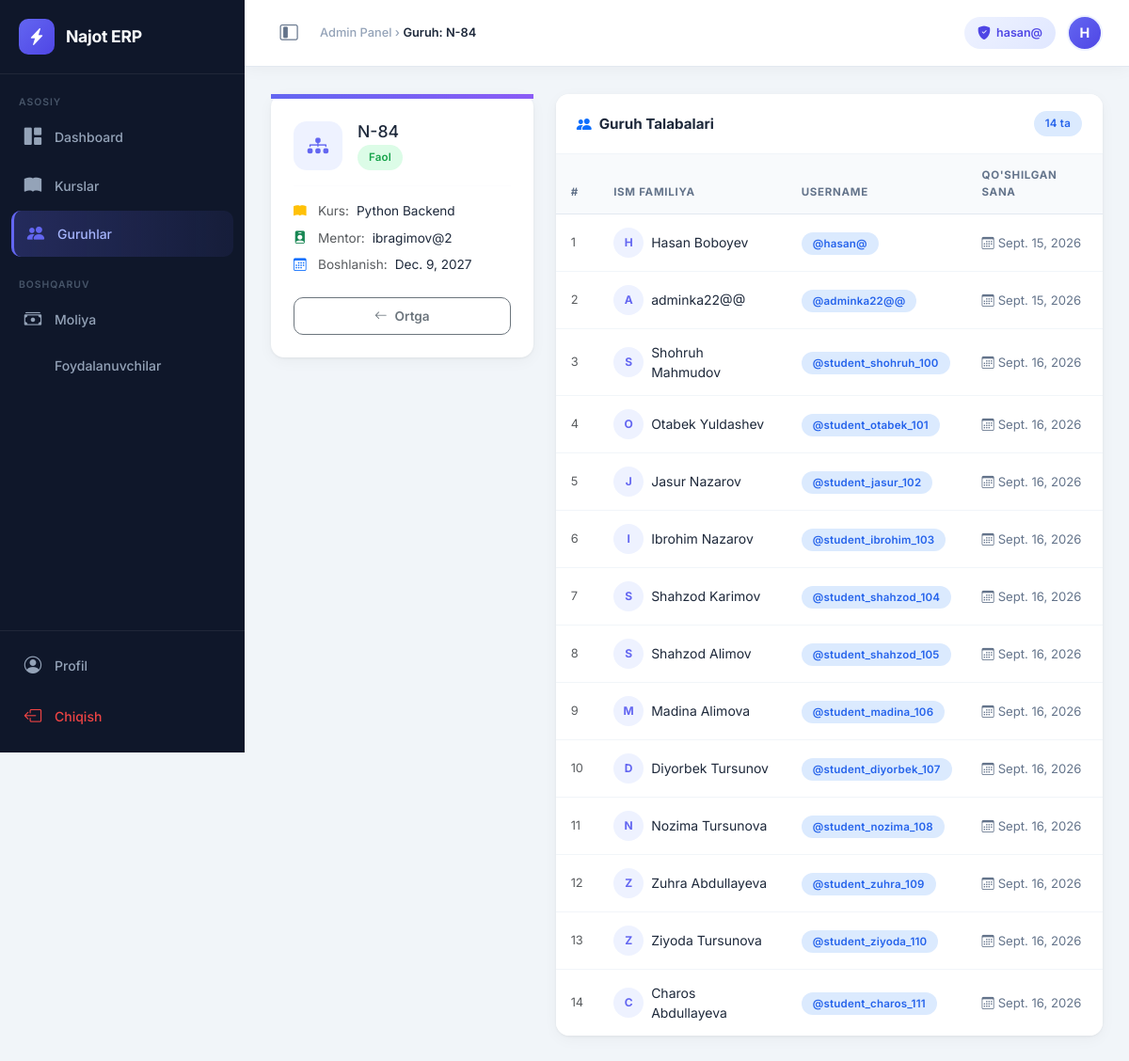
Page /courses/groups/1/ (signed in) on the committed database.
### courses/models.py (models this page shows, shortened)
class Group(models.Model):
    name = models.CharField(max_length=50, verbose_name="Guruh nomi")
    course = models.ForeignKey(
        Course,
        on_delete=models.CASCADE,
        related_name='groups',
        verbose_name="Kurs"
    )
    mentor = models.ForeignKey(
        settings.AUTH_USER_MODEL,
        on_delete=models.SET_NULL,
        null=True,
        blank=True,
        related_name='mentor_groups',
        limit_choices_to={'role': 'MENTOR'},
        verbose_name="Mentor"
    )
    start_date = models.DateField(verbose_name="Boshlanish sanasi")
    is_active = models.BooleanField(default=True, verbose_name="Faolmi?")

class Course(models.Model):
    name = models.CharField(max_length=100, verbose_name="Kurs nomi")
    description = models.TextField(blank=True, null=True, verbose_name="Tavsif")
    price = models.DecimalField(max_digits=10, decimal_places=2, verbose_name="Narxi (so'm)")
    duration_months = models.PositiveIntegerField(default=1, verbose_name="Davomiyligi (oy)")

class GroupStudent(models.Model):
    group = models.ForeignKey(
        Group,
        on_delete=models.CASCADE,
        related_name='students',
        verbose_name="Guruh"
    )
    student = models.ForeignKey(
        settings.AUTH_USER_MODEL,
        on_delete=models.CASCADE,
        related_name='enrolled_groups',
        limit_choices_to={'role': 'STUDENT'},
        verbose_name="Talaba"
    )
    joined_at = models.DateField(auto_now_add=True, verbose_name="Qo'shilgan sanasi")
    class Meta:
        unique_together = ('group', 'student')

### users/models.py (models this page shows, shortened)
class User(AbstractUser):
    ROLE_CHOICES = (
        ('ADMIN', 'Admin'),
        ('MENTOR', 'Mentor'),
        ('STUDENT', 'Student'),
    )
    role = models.CharField(max_length=10, choices=ROLE_CHOICES, default='STUDENT')
    phone = models.CharField(max_length=15, blank=True, null=True)  # Telefon maydoni
    avatar = models.ImageField(upload_to='avatars/', blank=True, null=True)  # Profil rasmi
    objects = CustomUserManager()  # Manager'ni shu yerga ulaymiz
    @property
    def is_admin(self):
        return self.role == 'ADMIN' or self.is_superuser
    @property
    def is_mentor(self):
        return self.role == 'MENTOR'

### courses/views.py (the view, shortened to what this page needs)
# urls.py: path('groups/<int:pk>/', GroupDetailView.as_view(), name='group_detail'),
class GroupDetailView(LoginRequiredMixin, View):
    def get(self, request, pk):
        group = get_object_or_404(Group, pk=pk)
        students = GroupStudent.objects.filter(group=group)
        form = GroupStudentForm()
        return render(request, 'courses/group_detail.html', {
            'group': group,
            'students': students,
            'form': form
        })

### templates/courses/group_detail.html (shortened to what this page needs)
{% extends 'base_admin.html' %}
{% block page_title %}Guruh: {{ group.name }}{% endblock %}
{% block nav_groups %}active{% endblock %}
{% block content %}
<div class="row g-4">
    <div class="col-lg-4">
        <div class="card mb-3">
            <div style="height:5px; background:linear-gradient(90deg,#6366f1,#8b5cf6);"></div>
            <div class="card-body p-4">
                <div class="d-flex align-items-center gap-3 mb-3">
                    <div style="width:52px;height:52px;background:#eef2ff;border-radius:14px;
                                display:flex;align-items:center;justify-content:center; flex-shrink:0;">
                        <i class="bi bi-diagram-3-fill" style="font-size:1.4rem; color:#6366f1;"></i>
                    </div>
                    <div>
                        <h4 class="fw-800 mb-0" style="font-size:1.1rem; color:#1e293b;">{{ group.name }}</h4>
                        {% if group.is_active %}
                            <span class="badge-pill badge-active mt-1 d-inline-block">Faol</span>
                        {% else %}
                            <span class="badge-pill badge-inactive mt-1 d-inline-block">Yopilgan</span>
                        {% endif %}
                    </div>
                </div>
                <hr style="border-color:#f1f5f9;">
                <div class="d-flex flex-column gap-2">
                    <div class="d-flex align-items-center gap-2" style="font-size:.85rem;">
                        <i class="bi bi-book-fill text-warning" style="width:18px;"></i>
                        <span class="text-muted">Kurs:</span>
                        <span class="fw-600" style="color:#1e293b;">{{ group.course.name }}</span>
                    </div>
                    <div class="d-flex align-items-center gap-2" style="font-size:.85rem;">
                        <i class="bi bi-person-badge-fill text-success" style="width:18px;"></i>
                        <span class="text-muted">Mentor:</span>
                        <span class="fw-600" style="color:#1e293b;">
                            {{ group.mentor.get_full_name|default:group.mentor.username|default:"Biriktirilmagan" }}
                        </span>
                    </div>
                    <div class="d-flex align-items-center gap-2" style="font-size:.85rem;">
                        <i class="bi bi-calendar3 text-primary" style="width:18px;"></i>
                        <span class="text-muted">Boshlanish:</span>
                        <span class="fw-600" style="color:#1e293b;">{{ group.start_date }}</span>
                    </div>
                </div>
                <div class="d-grid gap-2 mt-4">
                    <a href="{% url 'group_list' %}"
                       class="btn btn-outline-secondary">
                        <i class="bi bi-arrow-left me-2"></i>Ortga
                    </a>
                </div>
            </div>
        </div>
    </div>
    <div class="col-lg-8">
        <div class="table-card card">
            <div class="card-header d-flex align-items-center gap-2">
                <i class="bi bi-people-fill text-primary"></i>
                <h5>Guruh Talabalari</h5>
                <span class="badge-pill badge-info ms-auto">{{ students.count }} ta</span>
            </div>
            <div class="table-responsive">
                <table class="table">
                    <thead>
                        <tr>
                            <th>#</th>
                            <th>Ism Familiya</th>
                            <th>Username</th>
                            <th>Qo'shilgan Sana</th>
                        </tr>
                    </thead>
                    <tbody>
                        {% for item in students %}
                        <tr>
                            <td class="text-muted fw-600" style="font-size:.8rem;">{{ forloop.counter }}</td>
                            <td>
                                <div class="d-flex align-items-center gap-2">
                                    <div style="width:32px;height:32px;background:#eef2ff;border-radius:50%;
                                                display:flex;align-items:center;justify-content:center;
                                                font-size:.75rem; font-weight:700; color:#6366f1; flex-shrink:0;">
                                        {{ item.student.get_full_name|default:item.student.username|slice:":1"|upper }}
                                    </div>
                                    <span class="fw-600" style="font-size:.875rem; color:#1e293b;">
                                        {{ item.student.get_full_name|default:item.student.username }}
                                    </span>
                                </div>
                            </td>
                            <td>
                                <span class="badge-pill badge-info">@{{ item.student.username }}</span>
                            </td>
                            <td>
                                <span style="font-size:.82rem; color:#64748b;">
                                    <i class="bi bi-calendar3 me-1"></i>{{ item.joined_at }}
                                </span>
                            </td>
                        </tr>
                        {% endfor %}
                    </tbody>
                </table>
            </div>
        </div>
    </div>
</div>
{% endblock %}

### templates/base_admin.html (shortened to what this page needs)
<!DOCTYPE html>
<html lang="uz">
<head>
    <link href="https://cdn.jsdelivr.net/npm/bootstrap@5.3.2/dist/css/bootstrap.min.css" rel="stylesheet">
    <link href="https://cdn.jsdelivr.net/npm/bootstrap-icons@1.11.3/font/bootstrap-icons.min.css" rel="stylesheet">
</head>
<body>
<nav id="sidebar">
    <a href="{% url 'dashboard' %}" class="sidebar-brand">
        <div class="brand-icon"><i class="bi bi-lightning-charge-fill"></i></div>
        <span class="brand-text">Najot ERP</span>
    </a>
    <div class="sidebar-nav">
        <div class="nav-label">Asosiy</div>
        <a href="{% url 'dashboard' %}"
           class="sidebar-item {% block nav_dashboard %}{% endblock %}">
            <i class="bi bi-grid-1x2-fill"></i>
            <span class="item-label">Dashboard</span>
        </a>
        <a href="{% url 'course_list' %}"
           class="sidebar-item {% block nav_courses %}{% endblock %}">
            <i class="bi bi-book-fill"></i>
            <span class="item-label">Kurslar</span>
        </a>
        <a href="{% url 'group_list' %}"
           class="sidebar-item {% block nav_groups %}{% endblock %}">
            <i class="bi bi-people-fill"></i>
            <span class="item-label">Guruhlar</span>
        </a>
        <div class="nav-label mt-3">Boshqaruv</div>
        <a href="{% url 'payment_list' %}"
           class="sidebar-item {% block nav_finance %}{% endblock %}">
            <i class="bi bi-cash-stack"></i>
            <span class="item-label">Moliya</span>
        </a>
        <a href="{% url 'user_management' %}"
           class="sidebar-item {% block nav_users %}{% endblock %}">
            <span class="item-label">Foydalanuvchilar</span>
        </a>
    </div>
    <div class="sidebar-footer">
        <a href="{% url 'profile' %}" class="sidebar-item" style="color: #94a3b8; margin-bottom:4px;">
            <i class="bi bi-person-circle"></i>
            <span class="item-label">Profil</span>
        </a>
        <a href="{% url 'logout' %}" class="sidebar-item">
            <i class="bi bi-box-arrow-left"></i>
            <span class="item-label">Chiqish</span>
        </a>
    </div>
</nav>
<header id="topbar">
    <div class="topbar-left">
        <button id="sidebarToggle" title="Menyuni ochish/yopish">
            <i class="bi bi-layout-sidebar-inset"></i>
        </button>
        <div class="topbar-breadcrumb">
            Admin Panel &rsaquo; <span class="current">{% block page_title %}Bosh sahifa{% endblock %}</span>
        </div>
    </div>
    <div class="topbar-right">
        <div class="topbar-badge">
            <i class="bi bi-shield-fill-check"></i>
            <span>{{ user.username }}</span>
        </div>
        <a href="{% url 'profile' %}" class="topbar-avatar"
           title="Profil">
            {{ user.username|slice:":1"|upper }}
        </a>
    </div>
</header>
<main id="main-content">
    <div class="content-wrapper">
        {% block content %}{% endblock %}
    </div>
</main>
</body>
</html>

### rows in the picture
Group: name "N-84", course.name "Python Backend", mentor.get_full_name "ibragimov@2", start_date "Dec. 9, 2027"
User: username "hasan@", username "H"
GroupStudent: student.get_full_name "H", student.get_full_name "Hasan Boboyev", student.username "hasan@", joined_at "Sept. 15, 2026"
GroupStudent: student.get_full_name "A", student.get_full_name "adminka22@@", student.username "adminka22@@", joined_at "Sept. 15, 2026"
GroupStudent: student.get_full_name "S", student.get_full_name "Shohruh Mahmudov", student.username "student_shohruh_100", joined_at "Sept. 16, 2026"
GroupStudent: student.get_full_name "O", student.get_full_name "Otabek Yuldashev", student.username "student_otabek_101", joined_at "Sept. 16, 2026"
GroupStudent: student.get_full_name "J", student.get_full_name "Jasur Nazarov", student.username "student_jasur_102", joined_at "Sept. 16, 2026"
GroupStudent: student.get_full_name "I", student.get_full_name "Ibrohim Nazarov", student.username "student_ibrohim_103", joined_at "Sept. 16, 2026"
GroupStudent: student.get_full_name "S", student.get_full_name "Shahzod Karimov", student.username "student_shahzod_104", joined_at "Sept. 16, 2026"
GroupStudent: student.get_full_name "S", student.get_full_name "Shahzod Alimov", student.username "student_shahzod_105", joined_at "Sept. 16, 2026"
GroupStudent: student.get_full_name "M", student.get_full_name "Madina Alimova", student.username "student_madina_106", joined_at "Sept. 16, 2026"
GroupStudent: student.get_full_name "D", student.get_full_name "Diyorbek Tursunov", student.username "student_diyorbek_107", joined_at "Sept. 16, 2026"
GroupStudent: student.get_full_name "N", student.get_full_name "Nozima Tursunova", student.username "student_nozima_108", joined_at "Sept. 16, 2026"
GroupStudent: student.get_full_name "Z", student.get_full_name "Zuhra Abdullayeva", student.username "student_zuhra_109", joined_at "Sept. 16, 2026"
GroupStudent: student.get_full_name "Z", student.get_full_name "Ziyoda Tursunova", student.username "student_ziyoda_110", joined_at "Sept. 16, 2026"
GroupStudent: student.get_full_name "C", student.get_full_name "Charos Abdullayeva", student.username "student_charos_111", joined_at "Sept. 16, 2026"

### other values in the picture
{{ students.count }} "14"
